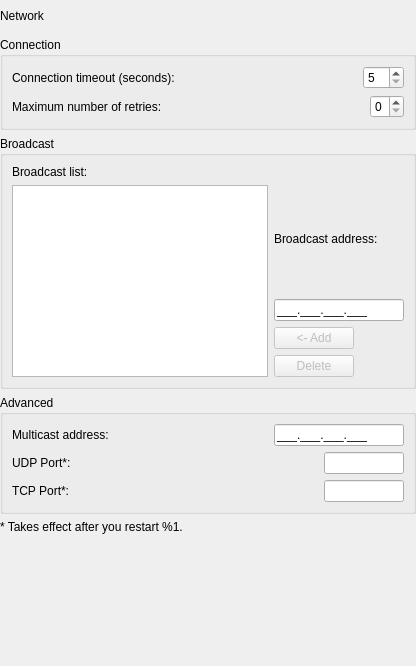
       <widget class="QWidget" name="pageNetwork">
        <layout class="QVBoxLayout" name="verticalLayout_25">
         <property name="leftMargin">
          <number>0</number>
         </property>
         <property name="topMargin">
          <number>0</number>
         </property>
         <property name="rightMargin">
          <number>0</number>
         </property>
         <property name="bottomMargin">
          <number>0</number>
         </property>
         <item>
          <widget class="QLabel" name="lblNetworkPage">
           <property name="sizePolicy">
            <sizepolicy hsizetype="Preferred" vsizetype="Fixed">
             <horstretch>0</horstretch>
             <verstretch>0</verstretch>
            </sizepolicy>
           </property>
           <property name="minimumSize">
            <size>
             <width>0</width>
             <height>31</height>
            </size>
           </property>
           <property name="frameShape">
            <enum>QFrame::NoFrame</enum>
           </property>
           <property name="text">
            <string>Network</string>
           </property>
          </widget>
         </item>
         <item>
          <widget class="QGroupBox" name="grpConnection">
           <property name="title">
            <string>Connection</string>
           </property>
           <layout class="QVBoxLayout" name="verticalLayout_23">
            <item>
             <layout class="QHBoxLayout" name="horizontalLayout_16">
              <item>
               <widget class="QLabel" name="lblTimeoutDesc">
                <property name="text">
                 <string>Connection timeout (seconds):</string>
                </property>
               </widget>
              </item>
              <item>
               <spacer name="horizontalSpacer_15">
                <property name="orientation">
                 <enum>Qt::Horizontal</enum>
                </property>
                <property name="sizeHint" stdset="0">
                 <size>
                  <width>40</width>
                  <height>20</height>
                 </size>
                </property>
               </spacer>
              </item>
              <item>
               <widget class="QSpinBox" name="spnTimeout">
                <property name="minimum">
                 <number>5</number>
                </property>
                <property name="maximum">
                 <number>60</number>
                </property>
               </widget>
              </item>
             </layout>
            </item>
            <item>
             <layout class="QHBoxLayout" name="horizontalLayout_17">
              <item>
               <widget class="QLabel" name="lblMaxRetriesDesc">
                <property name="text">
                 <string>Maximum number of retries:</string>
                </property>
               </widget>
              </item>
              <item>
               <spacer name="horizontalSpacer_16">
                <property name="orientation">
                 <enum>Qt::Horizontal</enum>
                </property>
                <property name="sizeHint" stdset="0">
                 <size>
                  <width>40</width>
                  <height>20</height>
                 </size>
                </property>
               </spacer>
              </item>
              <item>
               <widget class="QSpinBox" name="spnMaxRetries">
                <property name="minimum">
                 <number>0</number>
                </property>
                <property name="maximum">
                 <number>9</number>
                </property>
               </widget>
              </item>
             </layout>
            </item>
           </layout>
          </widget>
         </item>
         <item>
          <widget class="QGroupBox" name="grpBroadcast">
           <property name="title">
            <string>Broadcast</string>
           </property>
           <layout class="QVBoxLayout" name="verticalLayout_36">
            <item>
             <widget class="QLabel" name="lblBroadcastListDesc">
              <property name="text">
               <string>Broadcast list:</string>
              </property>
             </widget>
            </item>
            <item>
             <layout class="QHBoxLayout" name="horizontalLayout_31">
              <item>
               <widget class="QListWidget" name="lvBroadcasts"/>
              </item>
              <item>
               <layout class="QVBoxLayout" name="verticalLayout_24">
                <item>
                 <widget class="QLabel" name="lblBroadcastDesc">
                  <property name="text">
                   <string>Broadcast address:</string>
                  </property>
                 </widget>
                </item>
                <item>
                 <widget class="QLineEdit" name="txtBroadcast">
                  <property name="sizePolicy">
                   <sizepolicy hsizetype="Minimum" vsizetype="Fixed">
                    <horstretch>0</horstretch>
                    <verstretch>0</verstretch>
                   </sizepolicy>
                  </property>
                  <property name="minimumSize">
                   <size>
                    <width>130</width>
                    <height>0</height>
                   </size>
                  </property>
                  <property name="maximumSize">
                   <size>
                    <width>130</width>
                    <height>16777215</height>
                   </size>
                  </property>
                  <property name="inputMask">
                   <string notr="true">000.000.000.000;_</string>
                  </property>
                 </widget>
                </item>
                <item>
                 <layout class="QHBoxLayout" name="horizontalLayout_29">
                  <item>
                   <widget class="QPushButton" name="btnAddBroadcast">
                    <property name="enabled">
                     <bool>false</bool>
                    </property>
                    <property name="text">
                     <string>&lt;- Add</string>
                    </property>
                   </widget>
                  </item>
                  <item>
                   <spacer name="horizontalSpacer_28">
                    <property name="orientation">
                     <enum>Qt::Horizontal</enum>
                    </property>
                    <property name="sizeHint" stdset="0">
                     <size>
                      <width>40</width>
                      <height>20</height>
                     </size>
                    </property>
                   </spacer>
                  </item>
                 </layout>
                </item>
                <item>
                 <layout class="QHBoxLayout" name="horizontalLayout_30">
                  <item>
                   <widget class="QPushButton" name="btnDeleteBroadcast">
                    <property name="enabled">
                     <bool>false</bool>
                    </property>
                    <property name="text">
                     <string>Delete</string>
                    </property>
                   </widget>
                  </item>
                  <item>
                   <spacer name="horizontalSpacer_29">
                    <property name="orientation">
                     <enum>Qt::Horizontal</enum>
                    </property>
                    <property name="sizeHint" stdset="0">
                     <size>
                      <width>40</width>
                      <height>20</height>
                     </size>
                    </property>
                   </spacer>
                  </item>
                 </layout>
                </item>
               </layout>
              </item>
             </layout>
            </item>
           </layout>
          </widget>
         </item>
         <item>
          <widget class="QGroupBox" name="groupBox_2">
           <property name="title">
            <string>Advanced</string>
           </property>
           <layout class="QVBoxLayout" name="verticalLayout_38">
            <item>
             <layout class="QHBoxLayout" name="horizontalLayout_18">
              <item>
               <widget class="QLabel" name="lblMulticastDesc">
                <property name="text">
                 <string>Multicast address:</string>
                </property>
               </widget>
              </item>
              <item>
               <spacer name="horizontalSpacer_17">
                <property name="orientation">
                 <enum>Qt::Horizontal</enum>
                </property>
                <property name="sizeHint" stdset="0">
                 <size>
                  <width>40</width>
                  <height>20</height>
                 </size>
                </property>
               </spacer>
              </item>
              <item>
               <widget class="QLineEdit" name="txtMulticast">
                <property name="minimumSize">
                 <size>
                  <width>130</width>
                  <height>0</height>
                 </size>
                </property>
                <property name="maximumSize">
                 <size>
                  <width>130</width>
                  <height>16777215</height>
                 </size>
                </property>
                <property name="inputMask">
                 <string notr="true">000.000.000.000;_</string>
                </property>
               </widget>
              </item>
             </layout>
            </item>
            <item>
             <layout class="QHBoxLayout" name="horizontalLayout_19">
              <item>
               <widget class="QLabel" name="lblUDPPortDesc">
                <property name="text">
                 <string>UDP Port*:</string>
                </property>
               </widget>
              </item>
              <item>
               <spacer name="horizontalSpacer_18">
                <property name="orientation">
                 <enum>Qt::Horizontal</enum>
                </property>
                <property name="sizeHint" stdset="0">
                 <size>
                  <width>40</width>
                  <height>20</height>
                 </size>
                </property>
               </spacer>
              </item>
              <item>
               <widget class="QLineEdit" name="txtUDPPort">
                <property name="sizePolicy">
                 <sizepolicy hsizetype="Minimum" vsizetype="Fixed">
                  <horstretch>0</horstretch>
                  <verstretch>0</verstretch>
                 </sizepolicy>
                </property>
                <property name="maximumSize">
                 <size>
                  <width>80</width>
                  <height>16777215</height>
                 </size>
                </property>
                <property name="inputMask">
                 <string notr="true">00000</string>
                </property>
               </widget>
              </item>
             </layout>
            </item>
            <item>
             <layout class="QHBoxLayout" name="horizontalLayout_20">
              <item>
               <widget class="QLabel" name="lblTCPPortDesc">
                <property name="text">
                 <string>TCP Port*:</string>
                </property>
               </widget>
              </item>
              <item>
               <spacer name="horizontalSpacer_19">
                <property name="orientation">
                 <enum>Qt::Horizontal</enum>
                </property>
                <property name="sizeHint" stdset="0">
                 <size>
                  <width>40</width>
                  <height>20</height>
                 </size>
                </property>
               </spacer>
              </item>
              <item>
               <widget class="QLineEdit" name="txtTCPPort">
                <property name="sizePolicy">
                 <sizepolicy hsizetype="Minimum" vsizetype="Fixed">
                  <horstretch>0</horstretch>
                  <verstretch>0</verstretch>
                 </sizepolicy>
                </property>
                <property name="maximumSize">
                 <size>
                  <width>80</width>
                  <height>16777215</height>
                 </size>
                </property>
                <property name="inputMask">
                 <string notr="true">00000</string>
                </property>
               </widget>
              </item>
             </layout>
            </item>
           </layout>
          </widget>
         </item>
         <item>
          <widget class="QLabel" name="lblFinePrint">
           <property name="text">
            <string>* Takes effect after you restart %1.</string>
           </property>
          </widget>
         </item>
         <item>
          <spacer name="verticalSpacer_7">
           <property name="orientation">
            <enum>Qt::Vertical</enum>
           </property>
           <property name="sizeHint" stdset="0">
            <size>
             <width>20</width>
             <height>132</height>
            </size>
           </property>
          </spacer>
         </item>
        </layout>
       </widget>
